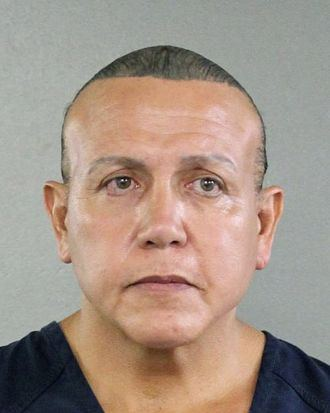
#> input picture docs/i/005.jpg, 330 x 413 px
$ python -i build.py   (imports and definitions only)
#> lines starting #> are read from the running program, lines starting #| are printed output that depends on the picture
#!/usr/bin/env python3
"""Build the game into docs/ from data/people.json + src/template.html.

docs/index.html holds the game and the case data; docs/i/ holds one photo per person,
loaded only when that person's case is shown.
docs/desk/ is Jaildle, Please, the free-play fork (src/desk.html), with pixel portraits in docs/p/.

Play order is the order of data/people.json: case no. 1 is the first entry, and so on.
Add new people at the END so existing days keep their cases, and give each a new unique "id"
(the next unused number); it names their photo file.

Photos, in order of preference:
- "photoFile": a JPEG in data/img/custom/ (with "photoCredit" = source page URL)
- otherwise the lead photo of the Wikipedia article named in "wikipediaTitle" (cached in data/img/)
People with no photo are left out of the game and listed at the end of the build.

Usage: python3 build.py          (the build to publish)
       python3 build.py --dev    (local preview: arrows can step into future days; do not publish)
"""
import io, json, pathlib, re, shutil, subprocess, sys, time, unicodedata, urllib.parse
from PIL import Image, ImageOps

ROOT = pathlib.Path(__file__).parent
IMG = ROOT / "data" / "img"
DIST = ROOT / "docs"          # GitHub Pages serves this folder
UA = "jaildle-build/1.0 (static game build script)"
DROP = ("confidence", "wikipediaTitle", "wikipedia", "imageTitle", "arrestDate", "convictionDate",
        "noPhoto", "photoFile", "photoCredit", "photoLicence", "batch", "_warn", "id", "_lastChecked")


def curl(url):
    return subprocess.run(["curl", "-sSL", "-m", "40", "-A", UA, url], capture_output=True, check=False).stdout


# [35 lines left out: function wiki_photo, not called in this run]


PIXEL_TONES = [(26, 24, 30), (62, 54, 58), (118, 96, 86), (176, 146, 122), (226, 204, 176)]   # dark to light


def pixel_portrait(src, dst):
    """A 44x52 five-tone posterised portrait, shown enlarged with hard pixels."""
#> called with src = 'docs/i/005.jpg', dst = 'out.png'
    im = Image.open(src).convert("L")
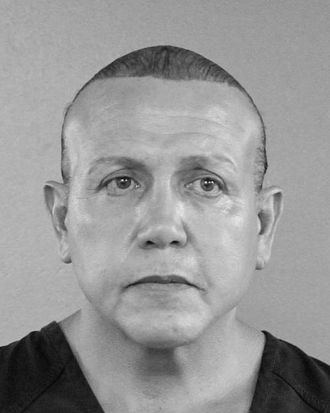
#> im: PIL image 330x413 L; min 5, max 238, mean 150.2
    w, h = im.size
#> w = 330; h = 413
    if h >= w:                      # portrait photo: keep the top, where the head is
        box_h = min(h, int(w * 52 / 44))
#> box_h = 390
        im = im.crop((0, 0, w, box_h))
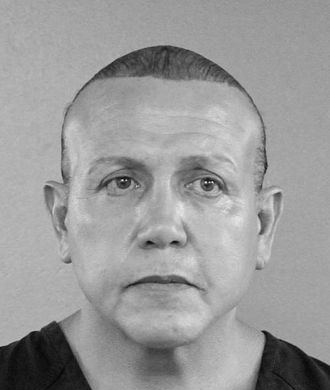
#> im: PIL image 330x390 L; min 5, max 238, mean 153.6
    else:                           # landscape photo: centre crop
        box_w = int(h * 44 / 52)
        left = (w - box_w) // 2
        im = im.crop((left, 0, left + box_w, h))
    im = ImageOps.autocontrast(im.resize((44, 52), Image.BOX), cutoff=2)
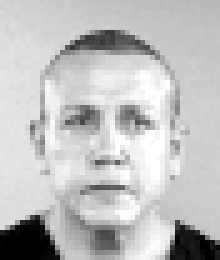
#> im: PIL image 44x52 L (shown 5 times larger); min 0, max 255, mean 191.2
    vals = list(im.tobytes())
#> vals = 2288 values, max 255 at index 688, min 0 at index 1984, mean 191.2
    px = sorted(vals)
#> px = 2288 values from 0 to 255
    cuts = [px[int(len(px) * f)] for f in (0.16, 0.38, 0.62, 0.84)]   # tone bands sized to this photo
#> cuts = [166, 199, 213, 228]
    out = Image.new("RGBA", im.size)
#> out: PIL image 44x52 RGBA; every value is 0
    data = []
    for i, v in enumerate(vals):
        x, y = i % 44, i // 44
        # keep a head-and-shoulders shape and drop the photo's background, so a figure stands at the window
        head = ((x - 21.5) / 15.5) ** 2 + ((y - 19) / 19.5) ** 2 <= 1
        shoulders = y >= 32 and abs(x - 21.5) <= 13 + (y - 32) * 0.55
        data.append(PIXEL_TONES[sum(v > c for c in cuts)] + (255,) if head or shoulders else (0, 0, 0, 0))
#> this loop made 2288 passes
#> (v, x, y, head) on passes 1 to 3: (213, 0, 0, False), (210, 1, 0, False), (207, 2, 0, False)
#> after the loop, data = 2288 items, first 6: (0, 0, 0, 0), (0, 0, 0, 0), (0, 0, 0, 0), (0, 0, 0, 0), (0, 0, 0, 0), (0, 0, 0, 0)
    out.putdata(data)
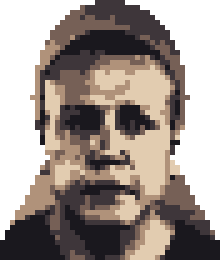
#> out: PIL image 44x52 RGBA (shown 5 times larger); mean R, G, B, A 78.2, 67.7, 61.5, 173.4; transparent parts drawn white
    out.save(dst, optimize=True)


def ascii_slug(name):
    s = unicodedata.normalize("NFKD", name).encode("ascii", "ignore").decode()
    return re.sub(r"[^a-z0-9]+", "-", s.lower()).strip("-")


# [47 lines left out: function main, not called in this run]


# [2 lines not run here, left out]

>>> result = pixel_portrait('docs/i/005.jpg', 'out.png')

$ run again, on docs/i/025.jpg
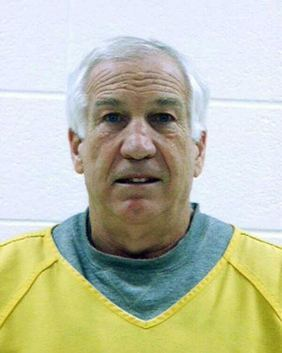
#> input picture docs/i/025.jpg, 282 x 353 px
#> in pixel_portrait, `im = ImageOps.autocontrast(im.resize((44, 52), Image.BOX), cutoff=2)`:
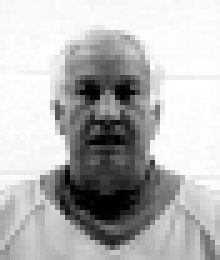
#> im: PIL image 44x52 L (shown 5 times larger); min 0, max 255, mean 182.9
#> vals = 2288 values, max 255 at index 340, min 0 at index 808, mean 182.9
#> px = 2288 values from 0 to 255
#> cuts = [85, 182, 247, 252]
#> the loop in pixel_portrait, `for i, v in enumerate(vals):` made 2288 passes
#> (v, x, y, head) on passes 1 to 3: (249, 0, 0, False), (247, 1, 0, False), (247, 2, 0, False)
#> after the loop in pixel_portrait, `for i, v in enumerate(vals):`: data = 2288 items, first 6: (0, 0, 0, 0), (0, 0, 0, 0), (0, 0, 0, 0), (0, 0, 0, 0), (0, 0, 0, 0), (0, 0, 0, 0)
#> in pixel_portrait, `out.putdata(data)`:
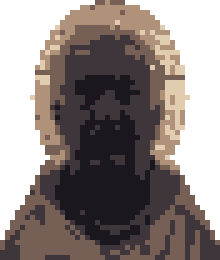
#> out: PIL image 44x52 RGBA (shown 5 times larger); mean R, G, B, A 61.7, 52.4, 49.4, 173.4; transparent parts drawn white
